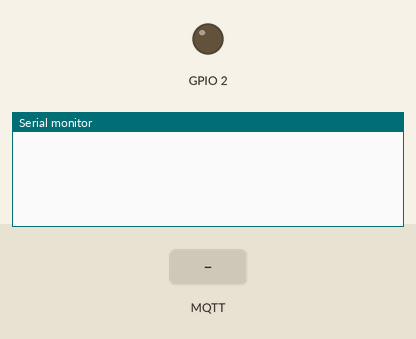
Simulated run of this sketch. Board: ESP8266 (NodeMCU). Shown: output pins drawn as LEDs (lit = HIGH), the last lines printed to the serial monitor. The inputs (shaded band) are chosen by the test bench. WiFi joins after 1.5 s; servers stay silent unless stated; random numbers use the default seed unless the sketch sets one; no MQTT or app messages arrive unless stated.

Above: at 2.7 s.
2.8 s: MQTT message "1" arrives on the first subscribed topic
At 3.5 s:
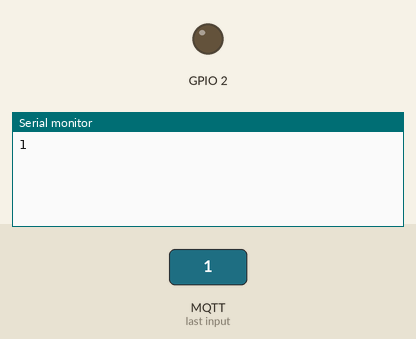
4.3 s: MQTT message "on" arrives on the first subscribed topic
At 4.7 s:
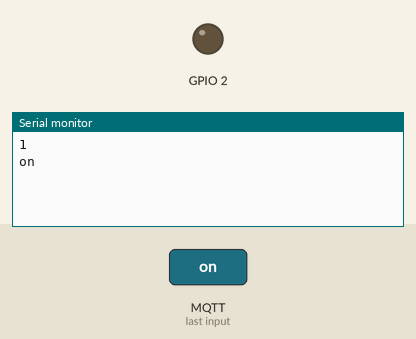
5.8 s: MQTT message "off" arrives on the first subscribed topic
At 7.0 s:
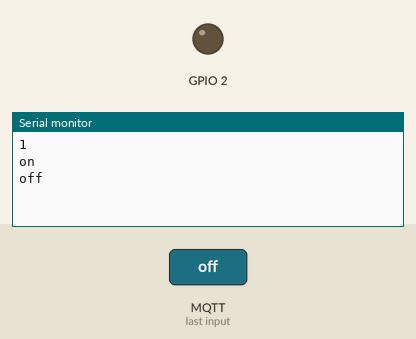

The sketch:

robot_wifi.ino
```cpp
#include <ESP8266WiFi.h>
#include <WiFiClient.h>
#include <PubSubClient.h>

// Update these with values suitable for your network. pin ESP (5,6,7 ==> ON, the rest are OFF)
const char* ssid = "WifiMCU";//Hotspot name
const char* password = "1234567890";//hotspot password
const char* mqtt_server = "123.231.250.36";//address of MQTT server

WiFiClient espClient;
PubSubClient client(espClient);
#define MSG_BUFFER_SIZE	(50)


void setup_wifi() {

  delay(10);
  // We start by connecting to a WiFi network
  //Serial.println();
  //Serial.print("Connecting to ");
  //Serial.println(ssid);

  WiFi.mode(WIFI_STA);
  WiFi.begin(ssid, password);

  while (WiFi.status() != WL_CONNECTED) {
    delay(500);
    //Serial.print(".");
  }

  randomSeed(micros());

  //Serial.println("");
  //Serial.println("WiFi connected");
  //Serial.println("IP address: ");
  //Serial.println(WiFi.localIP());
}

void callback(char* topic, byte* payload, unsigned int length) {
  //Serial.print("Message arrived [");
  //Serial.print(topic);
  //Serial.print("] ");
  String readString;
  for (int i = 0; i < length; i++) {
    char c = (char)payload[i];
    readString += c;
  }
  Serial.println(readString);


  // Switch on the LED if an 1 was received as first character
  // if ((char)payload[0] == '1') {
  //   digitalWrite(BUILTIN_LED, LOW);   // Turn the LED on (Note that LOW is the voltage level
  //   // but actually the LED is on; this is because
  //   // it is active low on the ESP-01)
  // } else {
  //   digitalWrite(BUILTIN_LED, HIGH);  // Turn the LED off by making the voltage HIGH
  // }

}

void reconnect() {
  // Loop until we're reconnected
  while (!client.connected()) {
    //Serial.print("Attempting MQTT connection...");
    // Create a random client ID
    String clientId = "ESP8266Client-";
    clientId += String(random(0xffff), HEX);
    // Attempt to connect
    if (client.connect(clientId.c_str(), "tester1", "itbstikombali11")) {
      //Serial.println("connected");
      client.subscribe("robot_web");
    } else {
      //Serial.print("failed, rc=");
      //Serial.print(client.state());
      //Serial.println(" try again in 5 seconds");
      // Wait 5 seconds before retrying
      delay(5000);
    }
  }
}

void setup() {
  pinMode(BUILTIN_LED, OUTPUT);     // Initialize the BUILTIN_LED pin as an output
  Serial.begin(115200);
  setup_wifi();
  client.setServer(mqtt_server, 21283);
  client.setCallback(callback);
}

void loop() {

  if (!client.connected()) {
    reconnect();
  }
  client.loop();

  //Check to see if anything is available in the serial receive buffer
  while (Serial.available() > 0)
  {
    //Create a place to hold the incoming message
    static char message[MSG_BUFFER_SIZE];
    static unsigned int message_pos = 0;
    //Read the next available byte in the serial receive buffer
    char inByte = Serial.read();
    //Message coming in (check not terminating character) and guard for over message size
    if ( inByte != '\n' && (message_pos < MSG_BUFFER_SIZE - 1) )
    {
      //Add the incoming byte to our message
      message[message_pos] = inByte;
      message_pos++;
    }
    //Full message received...
    else
    {
      //Add null character to string
      message[message_pos] = '\0';
      //Print the message (or do other things)
      //Serial.println(message);
      client.publish("robot_dof5", message);
      //Reset for the next message
      message_pos = 0;
    }
  }
}
```

Measured:
- after the input at 2.8 s, the serial monitor: prints a new line at once (image 1)
- after the input at 4.3 s, the serial monitor: prints a new line at once (image 2)
- after the input at 5.8 s, the serial monitor: prints a new line at once (image 3)
